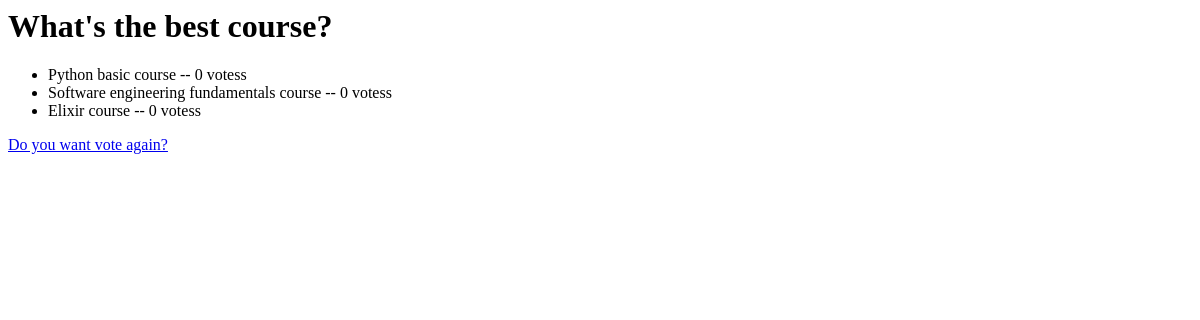
Before: /polls/1/results/ with the older database file.
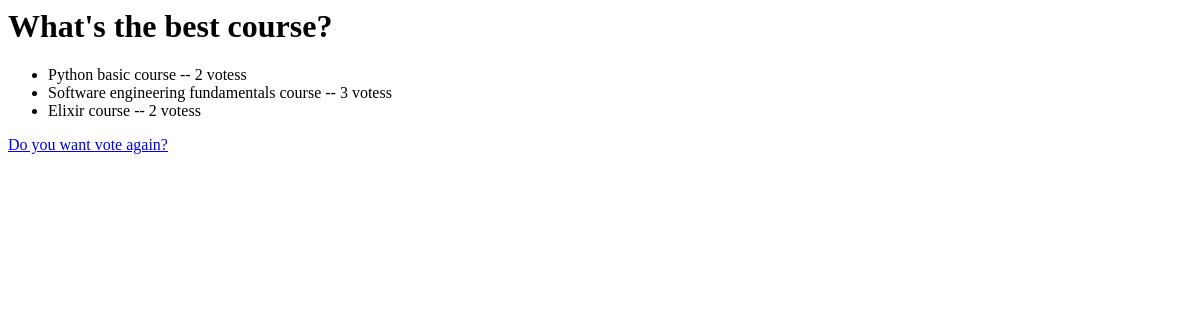
After: the same page with the newer database file.
### polls/models.py (models this page shows, shortened)
class Choice(models.Model):
    question = models.ForeignKey(Question, on_delete=models.CASCADE)
    choice_text = models.CharField(max_length=200)
    votes = models.IntegerField(default=0)

### polls/views.py (the view)
class ResultsView(generic.DetailView):
    model = Question
    template_name = "polls/results.html"

### polls/templates/polls/results.html
<h1>{{ question.question_text }}</h1>
<ul>
    {% for choice in question.choice_set.all  %}
        <li>{{ choice.choice_text }} -- {{ choice.votes }} votes{{ choice.votes|pluralize }}</li>
    {% endfor %}
</ul>
<a href="{% url 'polls:detail' question.id %}">Do you want vote again?</a>

Changed rows visible on the page:
changed Choice "Python basic course": votes "0" → "2"
changed Choice "Software engineering fundamentals course": votes "0" → "3"
changed Choice "Elixir course": votes "0" → "2"
